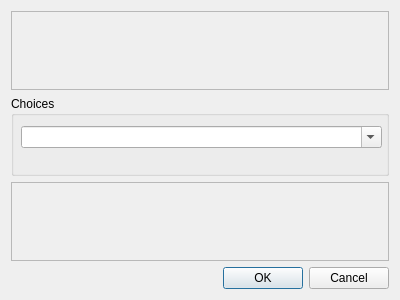
<?xml version="1.0" encoding="UTF-8"?>
<ui version="4.0">
 <class>Dialog</class>
 <widget class="QDialog" name="Dialog">
  <property name="geometry">
   <rect>
    <x>0</x>
    <y>0</y>
    <width>400</width>
    <height>300</height>
   </rect>
  </property>
  <property name="sizePolicy">
   <sizepolicy hsizetype="Fixed" vsizetype="Fixed">
    <horstretch>0</horstretch>
    <verstretch>0</verstretch>
   </sizepolicy>
  </property>
  <property name="windowTitle">
   <string>Select from choices</string>
  </property>
  <layout class="QGridLayout" name="gridLayout">
   <item row="1" column="0">
    <widget class="QDialogButtonBox" name="buttonBox">
     <property name="orientation">
      <enum>Qt::Horizontal</enum>
     </property>
     <property name="standardButtons">
      <set>QDialogButtonBox::Cancel|QDialogButtonBox::Ok</set>
     </property>
    </widget>
   </item>
   <item row="0" column="0">
    <layout class="QGridLayout" name="gridLayout_3">
     <item row="2" column="0">
      <widget class="QFrame" name="frame_2">
       <property name="frameShape">
        <enum>QFrame::StyledPanel</enum>
       </property>
       <property name="frameShadow">
        <enum>QFrame::Raised</enum>
       </property>
      </widget>
     </item>
     <item row="1" column="0">
      <widget class="QGroupBox" name="accountNameGroup">
       <property name="title">
        <string>Choices</string>
       </property>
       <widget class="QComboBox" name="combo_Choices">
        <property name="geometry">
         <rect>
          <x>10</x>
          <y>30</y>
          <width>361</width>
          <height>22</height>
         </rect>
        </property>
        <property name="editable">
         <bool>true</bool>
        </property>
       </widget>
      </widget>
     </item>
     <item row="0" column="0">
      <widget class="QFrame" name="frame">
       <property name="frameShape">
        <enum>QFrame::StyledPanel</enum>
       </property>
       <property name="frameShadow">
        <enum>QFrame::Raised</enum>
       </property>
      </widget>
     </item>
    </layout>
   </item>
  </layout>
 </widget>
 <tabstops>
  <tabstop>combo_Choices</tabstop>
  <tabstop>buttonBox</tabstop>
 </tabstops>
 <resources/>
 <connections>
  <connection>
   <sender>buttonBox</sender>
   <signal>accepted()</signal>
   <receiver>Dialog</receiver>
   <slot>accept()</slot>
   <hints>
    <hint type="sourcelabel">
     <x>257</x>
     <y>230</y>
    </hint>
    <hint type="destinationlabel">
     <x>157</x>
     <y>239</y>
    </hint>
   </hints>
  </connection>
  <connection>
   <sender>buttonBox</sender>
   <signal>rejected()</signal>
   <receiver>Dialog</receiver>
   <slot>reject()</slot>
   <hints>
    <hint type="sourcelabel">
     <x>310</x>
     <y>230</y>
    </hint>
    <hint type="destinationlabel">
     <x>286</x>
     <y>239</y>
    </hint>
   </hints>
  </connection>
 </connections>
</ui>
